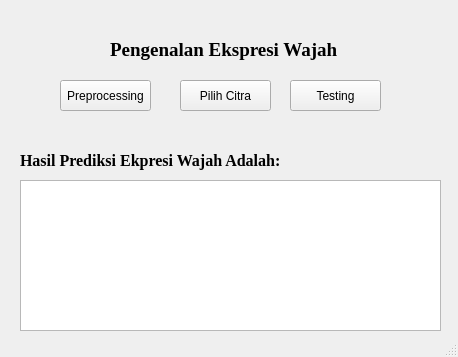
<?xml version="1.0" encoding="UTF-8"?>
<ui version="4.0">
 <class>testsingWindow</class>
 <widget class="QMainWindow" name="testsingWindow">
  <property name="geometry">
   <rect>
    <x>0</x>
    <y>0</y>
    <width>458</width>
    <height>357</height>
   </rect>
  </property>
  <property name="windowTitle">
   <string>MainWindow</string>
  </property>
  <widget class="QWidget" name="centralwidget">
   <widget class="QPushButton" name="preprocessingButton">
    <property name="geometry">
     <rect>
      <x>60</x>
      <y>80</y>
      <width>91</width>
      <height>31</height>
     </rect>
    </property>
    <property name="text">
     <string>Preprocessing</string>
    </property>
   </widget>
   <widget class="QLabel" name="label">
    <property name="geometry">
     <rect>
      <x>110</x>
      <y>40</y>
      <width>241</width>
      <height>20</height>
     </rect>
    </property>
    <property name="font">
     <font>
      <family>Times New Roman</family>
      <pointsize>14</pointsize>
      <weight>75</weight>
      <bold>true</bold>
     </font>
    </property>
    <property name="text">
     <string>Pengenalan Ekspresi Wajah</string>
    </property>
   </widget>
   <widget class="QPushButton" name="pili_citra">
    <property name="geometry">
     <rect>
      <x>180</x>
      <y>80</y>
      <width>91</width>
      <height>31</height>
     </rect>
    </property>
    <property name="text">
     <string>Pilih Citra</string>
    </property>
   </widget>
   <widget class="QPushButton" name="testingButton">
    <property name="geometry">
     <rect>
      <x>290</x>
      <y>80</y>
      <width>91</width>
      <height>31</height>
     </rect>
    </property>
    <property name="text">
     <string>Testing</string>
    </property>
   </widget>
   <widget class="QTextBrowser" name="textBrowser">
    <property name="geometry">
     <rect>
      <x>20</x>
      <y>180</y>
      <width>421</width>
      <height>151</height>
     </rect>
    </property>
   </widget>
   <widget class="QLabel" name="label_2">
    <property name="geometry">
     <rect>
      <x>20</x>
      <y>150</y>
      <width>291</width>
      <height>20</height>
     </rect>
    </property>
    <property name="font">
     <font>
      <family>Times New Roman</family>
      <pointsize>12</pointsize>
      <weight>75</weight>
      <bold>true</bold>
     </font>
    </property>
    <property name="text">
     <string>Hasil Prediksi Ekpresi Wajah Adalah:</string>
    </property>
   </widget>
  </widget>
  <widget class="QStatusBar" name="statusbar"/>
 </widget>
 <resources/>
 <connections/>
</ui>
